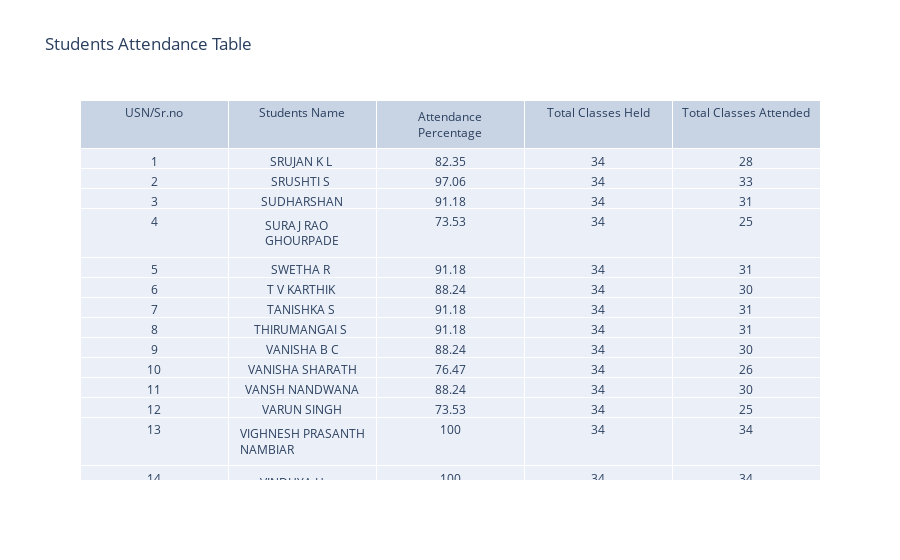
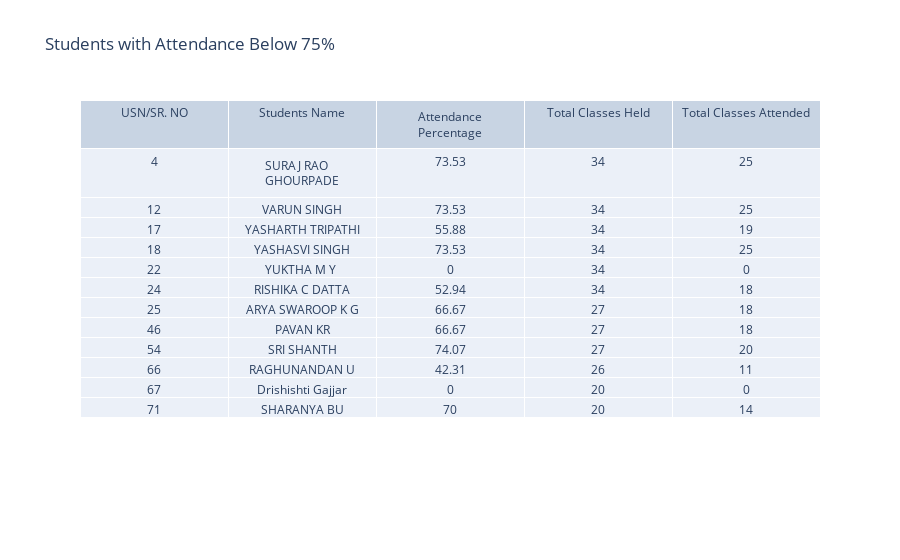
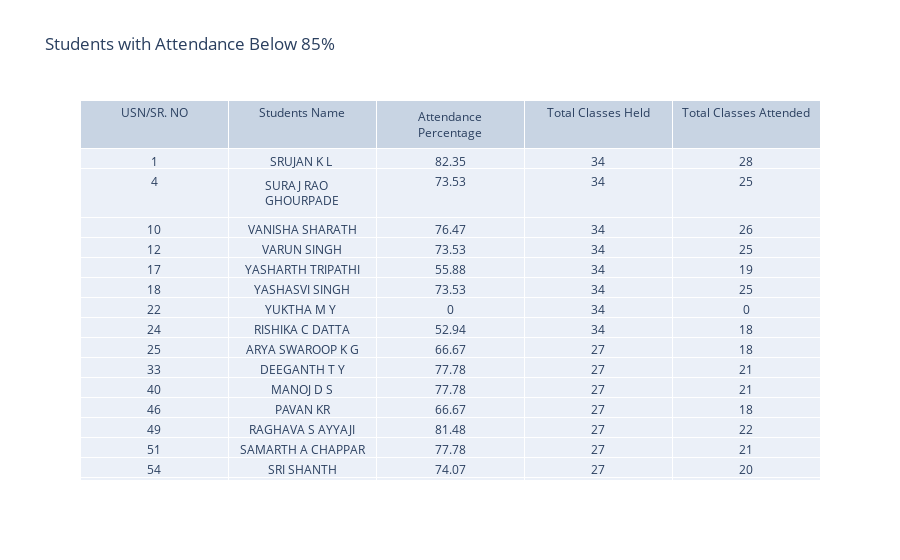

Write notebook code for charts like these, in order.
### Code cell
import plotly.graph_objects as go

# Create a table with USN, student names, attendance percentage, total classes held, and total classes attended
table_fig = go.Figure(data=[go.Table(
    header=dict(values=['USN/Sr.no', 'Students Name', 'Attendance Percentage', 'Total Classes Held', 'Total Classes Attended']),
    cells=dict(values=[df['SR. NO'], df['STUDENTS NAME'], df['ATTENDANCE PERCENTAGE'],df['TOTAL HELD'], df['TOTAL PRESENT'] ])
)])

# Update layout
table_fig.update_layout(title_text='Students Attendance Table')


# Filter students with attendance below 75%
below_75_df = df[df['ATTENDANCE PERCENTAGE'] < 75]

# Filter students with attendance below 85%
below_85_df = df[df['ATTENDANCE PERCENTAGE'] < 85]

# Create a table for students with attendance below 75%
table_below_75 = go.Figure(data=[go.Table(
    header=dict(values=['USN/SR. NO', 'Students Name', 'Attendance Percentage', 'Total Classes Held', 'Total Classes Attended']),
    cells=dict(values=[below_75_df['SR. NO'], below_75_df['STUDENTS NAME'], below_75_df['ATTENDANCE PERCENTAGE'],
                       below_75_df['TOTAL HELD'], below_75_df['TOTAL PRESENT']])
)])

# Update layout
table_below_75.update_layout(title_text='Students with Attendance Below 75%')

# Create a table for students with attendance below 85%
table_below_85 = go.Figure(data=[go.Table(
    header=dict(values=['USN/SR. NO', 'Students Name', 'Attendance Percentage', 'Total Classes Held', 'Total Classes Attended']),
    cells=dict(values=[below_85_df['SR. NO'], below_85_df['STUDENTS NAME'], below_85_df['ATTENDANCE PERCENTAGE'],
                       below_85_df['TOTAL HELD'], below_85_df['TOTAL PRESENT']])
)])

# Update layout
table_below_85.update_layout(title_text='Students with Attendance Below 85%')

# Show the table
table_fig.show()
table_below_75.show()
table_below_85.show()

### Figure 1 — Plotly figure (JSON) as saved in the notebook; plotly's stock layout.template omitted (floating-point values rounded to 4 significant figures; data arrays with more than 128 entries replaced by an {"elided": "..."} marker saying what was removed)
{"data": [{"cells": {"values": {"elided": "5x71 mixed values"}}, "header": {"values": ["USN/Sr.no", "Students Name", "Attendance Percentage", "Total Classes Held", "Total Classes Attended"]}, "type": "table"}], "layout": {"title": {"text": "Students Attendance Table"}}}

### Figure 2 — Plotly figure (JSON) as saved in the notebook; plotly's stock layout.template omitted (floating-point values rounded to 4 significant figures)
{"data": [{"cells": {"values": [[4, 12, 17, 18, 22, 24, 25, 46, 54, 66, 67, 71], ["SURAJ RAO GHOURPADE", "VARUN SINGH", "YASHARTH TRIPATHI", "YASHASVI SINGH", "YUKTHA M Y ", "RISHIKA C DATTA", "ARYA SWAROOP K G", "PAVAN KR", "SRI SHANTH", "RAGHUNANDAN U", "Drishishti Gajjar", "SHARANYA BU"], [73.53, 73.53, 55.88, 73.53, 0, 52.94, 66.67, 66.67, 74.07, 42.31, 0, 70], [34, 34, 34, 34, 34, 34, 27, 27, 27, 26, 20, 20], [25, 25, 19, 25, 0, 18, 18, 18, 20, 11, 0, 14]]}, "header": {"values": ["USN/SR. NO", "Students Name", "Attendance Percentage", "Total Classes Held", "Total Classes Attended"]}, "type": "table"}], "layout": {"title": {"text": "Students with Attendance Below 75%"}}}

### Figure 3 — Plotly figure (JSON) as saved in the notebook; plotly's stock layout.template omitted (floating-point values rounded to 4 significant figures; data arrays with more than 128 entries replaced by an {"elided": "..."} marker saying what was removed)
{"data": [{"cells": {"values": {"elided": "5x27 mixed values"}}, "header": {"values": ["USN/SR. NO", "Students Name", "Attendance Percentage", "Total Classes Held", "Total Classes Attended"]}, "type": "table"}], "layout": {"title": {"text": "Students with Attendance Below 85%"}}}
